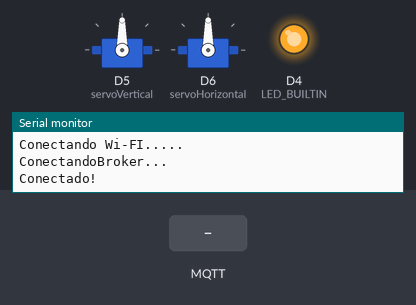
The sketch below on a simulated ESP8266 (NodeMCU). On the bench: 2 × servo, output pins drawn as LEDs (lit = HIGH, except the on-board LED, lit = LOW), the last lines printed to the serial monitor. The inputs (shaded band) are chosen by the test bench. WiFi joins after 1.5 s; servers stay silent unless stated; no MQTT or app messages arrive unless stated.

Above: at 3.2 s.
3.3 s: MQTT message "5" arrives on the second subscribed topic
At 4.5 s:
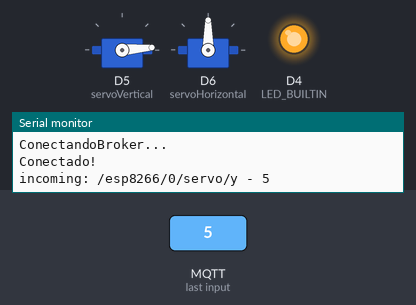
4.8 s: MQTT message "5" arrives on the third subscribed topic
At 5.6 s:
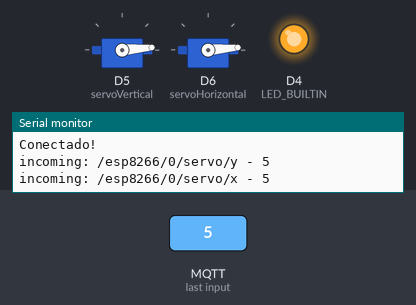
6.3 s: MQTT message "90" arrives on the second subscribed topic
At 6.6 s:
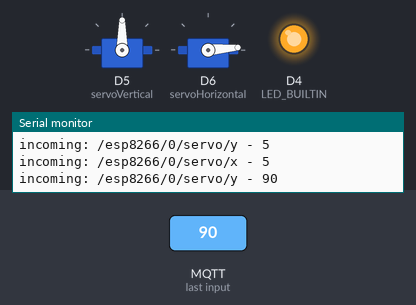
7.8 s: MQTT message "90" arrives on the third subscribed topic
At 8.1 s:
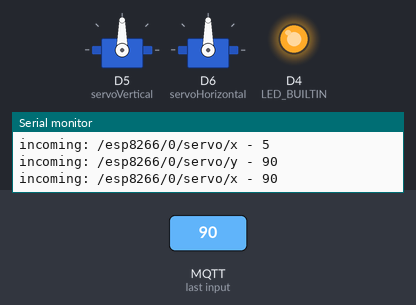
Timing chart, 0 to 10.3 s (numbered marks = the images above; inputs shaded):
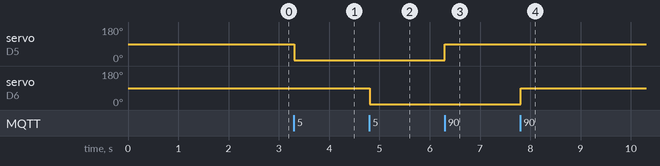

The sketch:

sketch_sep17a.ino
```cpp
/*
    Firmware para ESP8266 desenvolvido com o core do Arduino
    Utiliza a plataforma oficial do esp8266/arduino
    Utiliza a bibilioteca MQTTClient https://github.com/256dpi/arduino-mqtt

*/

#include <ESP8266WiFi.h>
#include <MQTTClient.h>
#include <Servo.h>

#define ESP_MQTT_ID 0

const char ssid[] = "AnderHome_2.4";
const char pass[] = "nescafe12345";
Servo servoVertical;
Servo servoHorizontal;

WiFiClient net;
MQTTClient client;

unsigned long lastMillis = 0;

void connect();  // <- predefine connect() for setup()

void setup() {
  Serial.begin(115200);
  WiFi.begin(ssid, pass);

  servoVertical.attach(D5);
  servoHorizontal.attach(D6);

  pinMode(LED_BUILTIN, OUTPUT);
  // Note: Local domain names (e.g. "Computer.local" on OSX) are not supported by Arduino.
  // You need to set the IP address directly.
  //
  // MQTT brokers usually use port 8883 for secure connections.
  client.begin("192.168.0.2", net);
  client.onMessage(messageReceived);

  connect();
}

String topicoBase = String("/esp8266/") + String(ESP_MQTT_ID);
void connect() {
  Serial.print("Conectando Wi-FI...");
  while (WiFi.status() != WL_CONNECTED) {
    Serial.print(".");
    delay(1000);
  }

  Serial.print("\nConectandoBroker...");
  String clientName = String("esp8266_ander/") + ESP_MQTT_ID;
  char clientNameChar[20];
  clientName.toCharArray(clientNameChar, 20);
  while (!client.connect(clientNameChar, "ander", "ander123")) {
    Serial.print(".");
    delay(1000);
  }

  Serial.println("\nConectado!");
  client.subscribe(topicoBase + "/led");
  client.subscribe(topicoBase + "/servo/y");
  client.subscribe(topicoBase + "/servo/x");
}

void loop() {
  client.loop();
  delay(10);  // <- fixes some issues with WiFi stability

  if (!client.connected()) {
    connect();
  }

  // publish a message roughly every second.
  if (millis() - lastMillis > 1000) {
    lastMillis = millis();
    client.publish(topicoBase + "/alive", String(millis() / 1000));
  }

}

void messageReceived(String &topic, String &payload) {
  Serial.println("incoming: " + topic + " - " + payload);
  if (topic.equals(topicoBase + "/led")) {
    Serial.println(String("É led ") + payload.toInt());
    digitalWrite(LED_BUILTIN, !payload.toInt());
  } else if (topic.equals(topicoBase + "/servo/y")) {
    servoVertical.write(payload.toInt());
  } else if (topic.equals(topicoBase + "/servo/x")) {
    servoHorizontal.write(payload.toInt());
  }
}
```

Measured:
- after the input at 3.3 s, servo on D5 (servoVertical): 90° → 5° at once
- after the input at 4.8 s, servo on D6 (servoHorizontal): 90° → 5° at once
- after the input at 6.3 s, servo on D5 (servoVertical): 5° → 90° at once
- after the input at 7.8 s, servo on D6 (servoHorizontal): 5° → 90° at once
